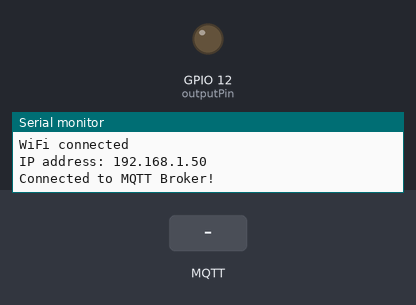
Bench run of a sketch on a simulated ESP8266 (NodeMCU). On the bench: output pins drawn as LEDs (lit = HIGH), the last lines printed to the serial monitor. Inputs (shaded band) come from the test bench. WiFi joins after 1.5 s; servers stay silent unless stated; no MQTT or app messages arrive unless stated.

Above: at 2.7 s.
2.8 s: MQTT message "5" arrives on the second subscribed topic
At 4.0 s:
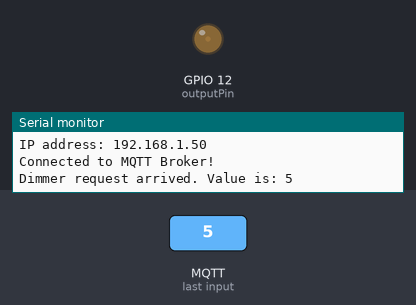
4.3 s: MQTT message "90" arrives on the second subscribed topic
At 5.3 s:
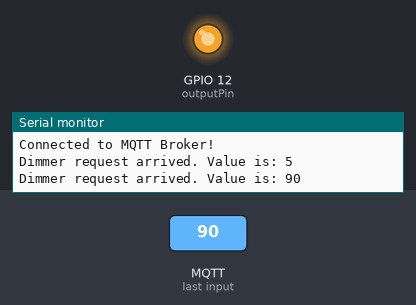
Timing chart, 0 to 7.3 s (numbered marks = the images above; inputs shaded):
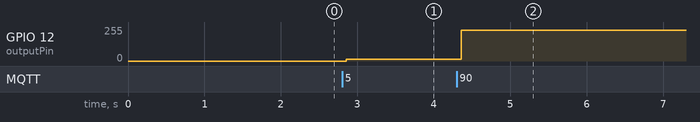

The sketch:

light_client.ino
```cpp
#include <Arduino.h>
#include <IRremoteESP8266.h>
#include <IRsend.h>
#include "ESP8266WiFi.h"  // Enables the ESP8266 to connect to the local network (via WiFi)
#include "PubSubClient.h" // Connect and publish to the MQTT broker
#include <RBDdimmer.h>//

#define outputPin  12
#define zerocross  14 // for boards with CHANGEBLE input pins

/*
 *  Address and command codes for RGB LED Livarno HG00197.
 *  The codes and address were reverse engineered by scanning
 *  IR commands from remote control using Arduino with IR receiver.
*/
uint16_t sAddress = 0x00; //puvodne 0xff00

const uint8_t commTurnOff = 0x1f;
const uint8_t commTurnOn = 0x0d;
const uint8_t commVolumeDown = 0x1d;
const uint8_t commVolumeUp = 0x09;
const uint8_t commWhite = 0x15;
const uint8_t commRed = 0x19;
const uint8_t commGreen = 0x1b;
const uint8_t commBlue = 0x11;
const uint8_t commOrange = 0x40;
const uint8_t commLightBlue = 0x12;
const uint8_t commViolet = 0x04;
const uint8_t commFade = 0x1a; //plynula zmena barvy

/* Current state of the RGB*/
uint8_t currentState = commTurnOff;

// WiFi settings - hardcoded ssid and password. Zero security, 100 % simplicity.
/* ZDE BY MELO BYT SSID A HESLO*/
const char* ssid = "Router SSID";
const char* wifi_password = "PASSWORD";

// MQTT settings
const char* mqtt_server = "192.168.0.108";  // IP of the MQTT broker = Raspberry
const char* rgb_subscribe_topic = "home/livingroom/rgbled"; // for rcv commands
const char* rgb_publish_topic = "home/livingroom/rgbledfeedback"; //for feedback that everything was correct
const char* dim_subscribe_topic = "home/livingroom/dimmer";
/* USERNAME A HESLO*/
const char* mqtt_username = "USERNAME"; // MQTT username
const char* mqtt_password = "PASSWORD"; // MQTT password
const char* clientID = "client_RGBLed"; // MQTT client ID


IRsend irsend(4);  //Object to send IR commands. 4 = D2 is the pin for IR LED
// Initialise the WiFi and MQTT Client objects
WiFiClient wifiClient;
PubSubClient client(mqtt_server, 1883, wifiClient); // 1883 is the listener port for the Broker
dimmerLamp dimmer(outputPin, zerocross); //initialase port for dimmer for ESP8266, ESP32, Arduino due boards

void callback_rgb(byte* payload, unsigned int len)
{
  // copy payload to char*
  char msg[len+1];
  for(int i = 0; i < len; i++)
  {
    msg[i] = payload[i];
  }
  msg[len] = '\0';
  /*10 bytes should be enough*/
  char * currentStateString = (char *)malloc(sizeof(char)*10);

  // Sens appropriate command
  if(strcmp("on", msg) == 0)
  {
    currentState = commTurnOn;
    currentStateString = "on";
  }
  else if(strcmp("off", msg) == 0)
  {
    currentState = commTurnOff;
    currentStateString = "off";
  }
  else if(strcmp("red", msg) == 0)
  {
    currentState = commRed;
    currentStateString = "red";
  }
  else if(strcmp("blue", msg) == 0)
  {
    currentState = commBlue;
    currentStateString = "blue";
  }
  else if(strcmp("green", msg) == 0)
  {
    currentState = commGreen;
    currentStateString = "green";
  }
  else if(strcmp("violet", msg) == 0)
  {
    currentState = commViolet;
    currentStateString = "violet";
  }
  else if(strcmp("orange", msg) == 0)
  {
    currentState = commOrange;
    currentStateString = "orange";
  }
  else if(strcmp("lightblue", msg) == 0)
  {
    currentState = commLightBlue;
    currentStateString = "lightblue";
  }
  else if(strcmp("up", msg) == 0)
  {
    currentState = commVolumeUp;
    currentStateString = "up";
  }
  else if(strcmp("down", msg) == 0)
  {
    currentState = commVolumeDown;
    currentStateString = "down";
  }
  else if(strcmp("white", msg) == 0)
  {
    currentState = commWhite;
    currentStateString = "white";
  }
  else if(strcmp("fade", msg) == 0)
  {
    currentState = commFade;
    currentStateString = "fade";
  }
  else
  {
    //pass
  }

  irsend.sendNEC(irsend.encodeNEC(sAddress,currentState));
  publishFeedback(currentStateString);
}

void callback_dimmer(byte *payload, unsigned int len)
{
  char msg[len+1];
  for(int i = 0; i < len; i++)
  {
    msg[i] = payload[i];
  }
  msg[len] = '\0';

  //thee will be int no matter what.
  int power = atoi(msg);
  Serial.print("Dimmer request arrived. Value is: ");
  Serial.println(power);
  if(power < 0)
    dimmer.setPower(0);
  if(power > 100)
    dimmer.setPower(100);

  dimmer.setPower(power);
}


/**
 * Callback function which sends right commands to the RGB Led
*/
void callback(char* topic, byte* payload, unsigned int len)
{
  if(strcmp("home/livingroom/dimmer", topic) == 0)
    {
      callback_dimmer(payload, len);
    }
   else
   {
    callback_rgb(payload, len);
   }
}

/* Tries twice to send, then fails. */
void publishFeedback(char * feedback)
{
  for(int i = 0; i < 2; i++)
  {
    if (client.publish(rgb_publish_topic, feedback))
    {
    Serial.print("Feedback sent with value ");
    Serial.println(feedback);
    return;
    }
    else {
      Serial.println("Feedback failed to send. Reconnecting to MQTT Broker and trying again");
      MQTTConnect();
      delay(10); // This delay ensures that client.publish doesn't clash with the client.connect call
    }
  }
  free(feedback);
}

void WiFiConnect()
{
  Serial.print("Connecting to ");
  Serial.println(ssid);

  // Connect to the WiFi
  WiFi.begin(ssid, wifi_password);

  // Wait until the connection has been confirmed before continuing
  while (WiFi.status() != WL_CONNECTED) {
    delay(500);
    Serial.print("The state is:");
    Serial.println(WiFi.status());
    }

  // Debugging - Output the IP Address of the ESP8266
  Serial.println("WiFi connected");
  Serial.print("IP address: ");
  Serial.println(WiFi.localIP());
}

// Custom function to connet to the MQTT broker via WiFi
void MQTTConnect(){
  // Connect to MQTT Broker
  // client.connect returns a boolean value to let us know if the connection was successful.
  // If the connection is failing, make sure you are using the correct MQTT Username and Password (Setup Earlier in the Instructable)
  if (client.connect(clientID, mqtt_username, mqtt_password)) {
    Serial.println("Connected to MQTT Broker!");
  }
  else {
    Serial.println("Connection to MQTT Broker failed...");
  }
}

void setup() {
  irsend.begin();
  Serial.begin(9600);
  WiFiConnect();
  MQTTConnect();

  /*set what function will handle subscribed topics and what topics I want to subscribe to.*/
  client.setCallback(callback);
  client.subscribe(rgb_subscribe_topic);
  client.subscribe(dim_subscribe_topic);
  dimmer.begin(NORMAL_MODE, ON); //dimmer initialisation: name.begin(MODE, STATE)
}

void loop() {
  /* Subscribe */
  client.loop(); //wait for subscribed topics
  delay(100); // delay to save power
}
```

Measured:
- after the input at 2.8 s, GPIO 12 (outputPin): 0/255 → 12/255 after 0.06 s
- after the input at 4.3 s, GPIO 12 (outputPin): 12/255 → 229/255 after 0.06 s
